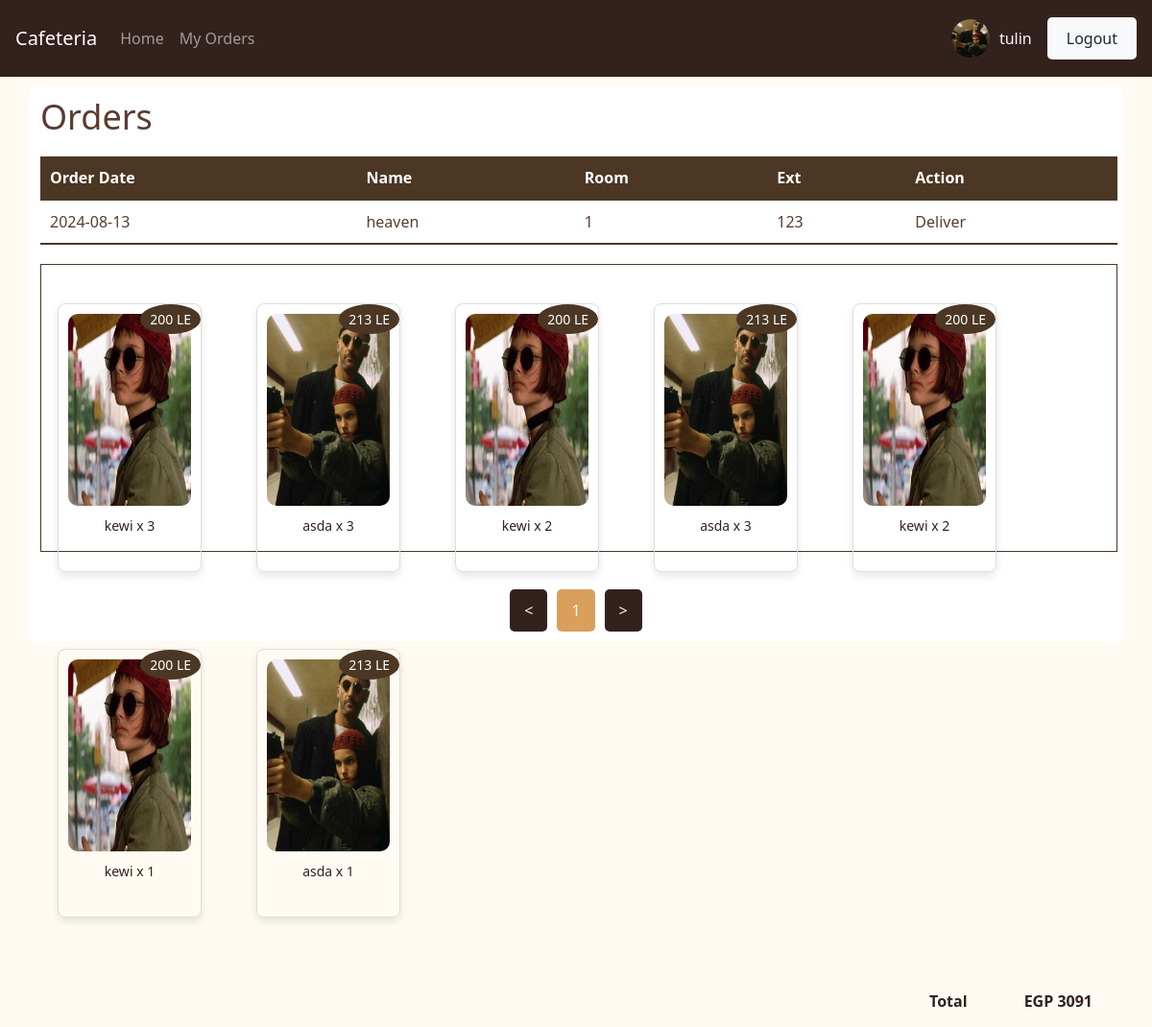
Screenshot of /orders.php (signed in) with the database file from the repository.
### tables this page shows
CREATE TABLE `users` (
  `id` int(11) NOT NULL,
  `name` text NOT NULL,
  `email` varchar(100) NOT NULL,
  `password` varchar(100) NOT NULL,
  `room_id` int(11) NOT NULL,
  `ext` int(11) NOT NULL,
  `image` text NOT NULL,
  `perm_id` int(11) NOT NULL
);

CREATE TABLE `orders_products` (
  `id` int(11) NOT NULL,
  `order_id` int(11) NOT NULL,
  `user_id` int(11) NOT NULL,
  `product_id` int(11) NOT NULL,
  `quantity` int(11) NOT NULL,
  `price` int(11) NOT NULL
);

CREATE TABLE `orders` (
  `id` int(11) NOT NULL,
  `user_id` int(11) NOT NULL,
  `date` date NOT NULL,
  `room` int(11) NOT NULL,
  `ext` text NOT NULL,
  `comment` text NOT NULL,
  `total` int(11) NOT NULL,
  `status` int(11) NOT NULL
);

CREATE TABLE `products` (
  `id` int(11) NOT NULL,
  `name` text NOT NULL,
  `price` int(11) NOT NULL,
  `categ_id` int(11) NOT NULL,
  `image` varchar(200) NOT NULL,
  `status` int(11) NOT NULL
);

### functions/db_class.php (called while the page is built, shortened)
<?php
class Database
{
    private $conn;
    public function connect($host, $username, $password, $dbname)
    {
        $dsn = "mysql:host=$host;dbname=$dbname;charset=utf8mb4";
        try {
            $this->conn = new PDO($dsn, $username, $password);
            $this->conn->setAttribute(PDO::ATTR_ERRMODE, PDO::ERRMODE_EXCEPTION);
        } catch (PDOException $e) {
            echo "Connection failed: " . $e->getMessage();
        }
    }
    public function getRow($table, $field, $value)
    {
        $sql = "SELECT * FROM $table WHERE $field = ?";
        $stmt = $this->conn->prepare($sql);
        $stmt->execute([$value]);
        return $stmt->fetch(PDO::FETCH_ASSOC);
    }
    public function selectOrder($sql) {
        $stmt = $this->conn->prepare($sql);
        $stmt->execute();
        return $stmt->fetchAll(PDO::FETCH_ASSOC);
    }
}
?>

### orders.php (the view, shortened to what this page needs)
<!DOCTYPE html>
<html lang="en">
<head>
    <link rel="stylesheet" href="css/myorders.css">
    <link rel="stylesheet" href="css/orders.css">
    <link rel="stylesheet" href="bootstrap/css/bootstrap.min.css">
    <link rel="stylesheet" href="css/header.css">
    <link rel="stylesheet" href="css/footer.css">
</head>
<body>
    <?php
    include 'design/header.php';
   ?>
   <?php
    $sql=
    " SELECT
    o.date,
    u.name,
    o.room,
    o.ext,
    op.product_id,
    op.quantity,
    p.image,
    p.name as product_name,
    p.price
FROM
    orders o
JOIN
    users u ON o.user_id = u.id
JOIN
    orders_products op ON o.id = op.order_id
JOIN
    products p ON op.product_id = p.id
WHERE
    o.status = 1;
    ";
    $orders = $db->selectOrder($sql);
    $userOrders = [];
    foreach ($orders as $order) {
        $userOrders[$order['name']][] = $order;
    }
?>
    <div class="container">
        <main>
            <h1>Orders</h1>
            <?php foreach ($userOrders as $userName => $orders): ?>
                <div class="con">
                <table class="order-table">
                    <thead>
                        <tr>
                            <th>Order Date</th>
                            <th>Name</th>
                            <th>Room</th>
                            <th>Ext</th>
                            <th>Action</th>
                        </tr>
                    </thead>
                    <tbody id="order-list">
                        <tr>
                            <td><?= $orders[0]['date'] ?></td>
                            <td><?= $userName ?></td>
                            <td><?= $orders[0]['room'] ?></td>
                            <td><?= $orders[0]['ext'] ?></td>
                            <td>Deliver</td>
                        </tr>
                    </tbody>
                </table>
                <div class="items-container">
                    <?php
                    $total = 0;
                    foreach ($orders as $order):
                        $total += $order['price'] * $order['quantity'];
                    ?>
                        <div class="item">
                        <div class="item-image">
                            <img src="<?= $order['image'] ?>" alt="<?= $order['product_name'] ?>">
                            <div class="item-price"><?= $order['price'] ?> LE</div>
                        </div>
                            <div class="item-info">
                                <span><?= $order['product_name'] ?> x</span>
                                <span><?= $order['quantity'] ?></span>
                            </div>
                        </div>
                    <?php endforeach; ?>
                    <div class="total">
                        <span>Total</span>
                        <span>EGP <?= $total ?></span>
                    </div>
                </div>
                </div>
            <?php endforeach; ?>
        </main>
        <nav class="d-flex justify-content-center">
      <div class="pagination mt-4" >
        <button class="prev-page">&lt;</button>
        <span class="page-number">1</span>
        <button class="next-page">&gt;</button>
    </div>
    </nav>
    </div>
</body>
</html>

### design/header.php (shortened to what this page needs)
<?php
require "functions/connect.php";
require "functions/db_class.php";
if(isset($_SESSION['login'])){
    $db = new Database();
    $db->connect($db_host, $db_user, $db_pass, $db_name);
    $table = 'users';
    $field = 'id';
    $id = $_SESSION['id'];
    $data = $db->getRow($table, $field, $id);
}else{
    session_destroy();
    header("Location: login.php");
}
?>
<header>
    <nav class="navbar navbar-expand-lg navbar-dark">
        <a class="navbar-brand mx-3" href="#">Cafeteria</a>
        <div class="collapse navbar-collapse" id="navbarNav">
            <ul class="navbar-nav mr-auto">
                <li class="nav-item"><a class="nav-link" href="home.php">Home</a></li>
                <li class="nav-item"><a class="nav-link" href="my_orders.php">My Orders</a></li>
            </ul>
            <div class="navbar-nav ml-auto">
                <div class="d-flex align-items-center">
                    <img src="<?php echo $data['image'] ?>" alt="User Photo" class="rounded-circle" width="40" height="40">
                    <span class="ml-2 text-light"><?php echo $data['name']; ?></span>
                    <a class="btn  mx-3 bg-light" href="functions/logout.php">Logout</a>
                </div>
            </div>
        </div>
    </nav>
</header>

### css/myorders.css (style rules this page uses)
body { font-family: Arial, sans-serif; padding-top: 100px; padding-bottom: 50px; background-color: #FFFBF2; }
.container { width: 90%; max-width: 1200px; margin: 0 auto; background-color: FFFBF2; padding: 10px; border-radius: 8px; }
main h1 { font-size: 36px; color: #33211D; margin-bottom: 20px; text-decoration: solid 2px; }
.order-table { width: 100%; border-collapse: collapse; }
.order-table th, .order-table td { text-align: left; padding: 10px; border-bottom: 2px solid #33211D; color: #5b3c31; }
.order-table th { background-color: #33211D; color: #FFFBF2; }
.items-container { display: flex; flex-wrap: wrap; gap: 20px; margin-top: 20px; border: 1px solid #33211D; padding: 10px; align-items: center; }
.item { position: relative; height:280px; width: 250px; text-align: center; border: 1px solid #ddd; border-radius: 8px; padding: 10px; box-shadow: 0 4px 8px rgba(0, 0, 0, 0.1); transition: transform 0.3s ease; }
.item-image { position: relative; border-radius: 10px; }
.item-image img { width: 100%; border-radius: 10px; height: 200px; }
.item-price { position: absolute; top: -10px; right: -10px; background-color: #33211D; color: #FFFBF2; border-radius: 50%; padding: 5px 10px; font-size: 14px; }
.item-info { margin-top: 10px; font-size: 14px; color: #33211D; }
.pagination { display: flex; justify-content: center; align-items: center; margin-top: 20px; }
.pagination button, .pagination .page-number { background-color: #33211D; color: #FFFBF2; border: none; padding: 10px 15px; margin: 0 5px; font-size: 16px; cursor: pointer; border-radius: 5px; }
.pagination .page-number { background-color: #DA9F5B; cursor: default; }
.total { display: flex; justify-content: space-between; width: 200px; margin: 0px ; margin-left: 900px; font-weight: bold; padding: 15px; border-radius: 8px; color: #33211D; }

### css/orders.css (style rules this page uses)
body { font-family: Arial, sans-serif; padding-top: 100px; padding-bottom: 50px; background-color: white; }
.container { width: 90%; max-width: 1200px; margin: 0 auto; background-color: white; padding: 10px; border-radius: 8px; }
main h1 { font-size: 36px; color: #5b3c31; margin-bottom: 20px; text-decoration: solid 2px; }
.order-table { width: 100%; border-collapse: collapse; }
.order-table th, .order-table td { text-align: left; padding: 10px; margin-top: 10px; border-bottom: 2px solid #4b3723; color: #5b3c31; }
.order-table th { background-color: #4b3723; color: white; margin-top: 10px; }
.items-container { display: flex; flex-wrap: wrap; gap: 50px; border: 1px solid #4b3723; height: 300px; margin-bottom: 15px; }
.item { position: relative; width: 150px; text-align: center; margin-top: 30px; margin-left: 7px; }
.item-image { position: relative; }
.item-price { position: absolute; top: -10px; right: -10px; background-color: #4b3723; color: white; border-radius: 50%; padding: 5px 10px; font-size: 14px; }
.item-info { margin-top: 10px; }
.item img { max-width: 100%; border-radius: 10px; }
.total { display: flex; justify-content: space-between ; flex-wrap: nowrap; gap: 20px; margin-right: 0; margin-left: 900px; font-weight: bold; margin-top: 10px; }

### css/header.css (style rules this page uses)
body { padding-top: 90px !important; padding-bottom: 90px !important; background-color: #FFFBF2; }
header { background-color: #33211D; color: FFFBF2; padding: 10px 0; position: fixed; top: 0; width: 100%; z-index: 1000; }
.navbar-nav .nav-link { color: FFFBF2 !important; }
.navbar-nav.ml-auto { margin-left: auto; }
.navbar-nav .d-flex { align-items: center; }
.navbar-nav img { vertical-align: middle; }
.navbar-nav span { margin-left: 10px; font-size: 1rem; }
.btn { background-color: #33211D; color: FFFBF2; border: none; padding: 10px 20px; border-radius: 5px; cursor: pointer; }

### rows the page displays
users: image (picture), name "tulin"
orders_products: order.date "2024-08-13", userName "heaven", order.room "1", order.ext "123", product.image (picture), product.price "200", product.name "kewi", quantity "3", total "3091"
orders_products: product.image (picture), product.price "213", product.name "asda", quantity "3"
orders_products: product.image (picture), product.price "200", product.name "kewi", quantity "2"
orders_products: product.image (picture), product.price "213", product.name "asda", quantity "3"
orders_products: product.image (picture), product.price "200", product.name "kewi", quantity "2"
orders_products: product.image (picture), product.price "200", product.name "kewi", quantity "1"
orders_products: product.image (picture), product.price "213", product.name "asda", quantity "1"
